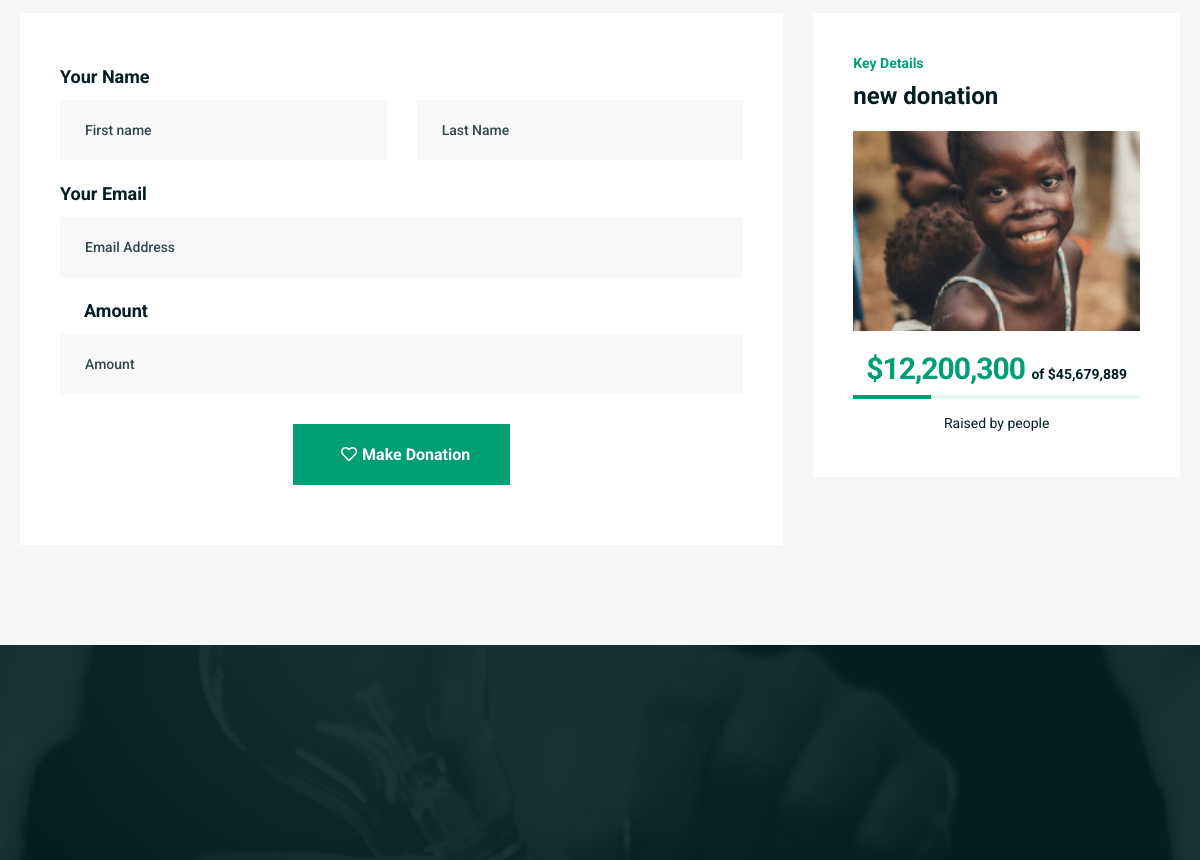
/invest-now/2/ (middle part), run on an earlier commit of the app's database.
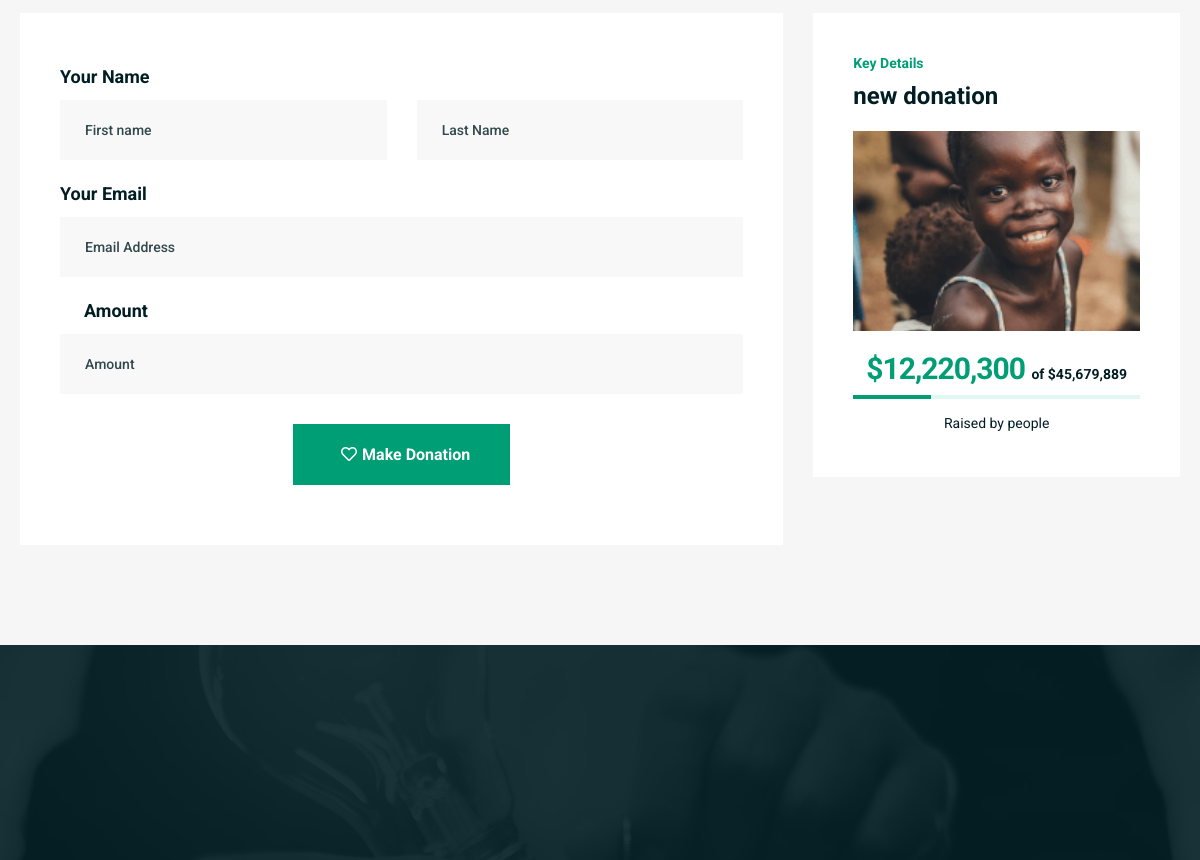
And on a later commit of the database.
### main/models.py (models this page shows, shortened)
class Donation(models.Model):
    image_one = models.FileField(upload_to='account_files/profile_photos/', blank=True, default="none")
    image_three = models.FileField(upload_to='account_files/profile_photos/', blank=True, default="none")
    image_four = models.FileField(upload_to='account_files/profile_photos/', blank=True, default="none")
    title = models.CharField(max_length=50, default="none")
    description = models.TextField(default="none")
    goal = models.CharField(max_length=20, default="none")
    about = models.TextField(default="none")
    summary = models.TextField(default="none")
    challenge = models.TextField(default="none")
    target_one = models.CharField(max_length=1020, default="none")
    target_two = models.CharField(max_length=1020, default="none", null=True)
    target_three = models.CharField(max_length=1020, default="none", null=True)
    target_four = models.CharField(max_length=1020, default="none", null=True)
    target_five = models.CharField(max_length=1020, default="none", null=True)
    target_six = models.CharField(max_length=1020, default="none")
    target_seven = models.CharField(max_length=1020, default="none")
    more_info = models.TextField(default="none")
    image_two = models.FileField(upload_to='account_files/profile_photos/', blank=True, default="none")
    website = models.CharField(max_length=1020, default="none")
    project_type = models.CharField(max_length=1020, default="none")
    location = models.CharField(max_length=1020, default="none")
    app_user = models.ForeignKey(AppUser, on_delete=models.CASCADE)
    image_portriat = models.FileField(upload_to='account_files/profile_photos/', blank=True, default="none")
    amount_donated = models.DecimalField(max_digits=10, decimal_places=2, default=Decimal('0.00'))
    status = models.BooleanField(default=False)
    pub_date = models.DateTimeField(default=timezone.now)
    def percentage_raised(self):
        if self.goal and self.amount_donated:
            goal_amount = Decimal(self.goal)
            return (self.amount_donated / goal_amount) * 100
        return 0

### main/views.py (the view, shortened to what this page needs)
# urls.py: path('invest-now/<int:business_id>/', views.DonateNowView, name='invest_now'),
def DonateNowView(request, business_id):
    donation = get_object_or_404(Donation, id=business_id)
    context = {
        "donation": donation,
    }
    return render(request, "main/donate-now.html", context)

### main/templates/main/donate-now.html (shortened to what this page needs)
{% extends 'main/base.html' %} {% load static humanize %} {% block content %}
<main>
	<section class="inner-donation-area cause-details-area gray-bg pt-130 pb-100">
		<div class="container">
			<div class="row justify-content-center">
				<div class="col-lg-8">
					<div class="inner-donation-wrap">
						<div class="donation-form">
							<form action="" method="POST">
								<div class="form-grp">
									<label for="name">Your Name</label>
									<div class="row">
										<div class="col-md-6">
											<input
												id="name"
												type="text"
												name="name"
												placeholder="First name"
											/>
										</div>
										<div class="col-md-6">
											<input
												type="text"
												placeholder="Last Name"
												name="lastname"
												id="lastname"
											/>
										</div>
									</div>
								</div>
								<div class="form-grp">
									<label for="email">Your Email</label>
									<input
										type="email"
										placeholder="Email Address"
										name="email"
										id="email"
									/>
								</div>
								<div class="form-grp">
									<label for="number"><i class="fal fa-lock"></i>Amount</label>
									<input
										type="number"
										placeholder="Amount"
										id="amount"
										name="amount"
									/>
								</div>
								<div class="donation-btn text-center mt-30">
									<button type="submit" class="btn">
										<i class="far fa-heart"></i>Make Donation
									</button>
								</div>
							</form>
						</div>
					</div>
				</div>
				<div class="col-lg-4 col-md-8 col-sm-10">
					<aside class="donation-sidebar">
						<div class="donation-widget">
							<span>Key Details</span>
							<h2 class="funding-title">{{ donation.title }}</h2>
							<img
								src="{{ donation.image_one.url }}"
								alt=""
								width="100%"
								height="200"
								style="object-fit: cover"
							/>
							<div class="cause-amounts text-center">
								<h2 class="title">
									${{ donation.amount_donated|floatformat:0|intcomma }}
									<span>of ${{ donation.goal|floatformat:0|intcomma }}</span>
								</h2>
								<div class="progress">
									<div
										class="progress-bar"
										role="progressbar"
										style="width:{{ donation.percentage_raised|floatformat:0 }}%"
										aria-valuenow="{{ donation.percentage_raised|floatformat:0 }}"
										aria-valuemin="0"
										aria-valuemax="100"
									></div>
								</div>
								<p>Raised by {{ donation.donators_count }} people</p>
							</div>
						</div>
					</aside>
				</div>
			</div>
		</div>
	</section>
</main>
{% endblock %}

### main/templates/main/base.html (shortened to what this page needs)
{% load static %}
<!DOCTYPE html>
<html class="no-js" lang="">
	<head>
		<link rel="stylesheet" href="{% static 'assets/css/bootstrap.min.css' %}" />
		<link rel="stylesheet" href="{% static 'assets/css/animate.min.css' %}" />
		<link
			rel="stylesheet"
			href="{% static 'assets/css/magnific-popup.css' %}"
		/>
		<link
			rel="stylesheet"
			href="{% static 'assets/css/fontawesome-all.min.css' %}"
		/>
		<link
			rel="stylesheet"
			href="https://cdnjs.cloudflare.com/ajax/libs/font-awesome/5.15.4/css/all.min.css"
		/>
		<link
			rel="stylesheet"
			href="{% static 'assets/css/bootstrap-datepicker.min.css' %}"
		/>
		<link rel="stylesheet" href="{% static 'assets/css/jquery-ui.css' %}" />
		<link rel="stylesheet" href="{% static 'assets/css/flaticon.css' %}" />
		<link rel="stylesheet" href="{% static 'assets/css/odometer.css' %}" />
		<link rel="stylesheet" href="{% static 'assets/css/slick.css' %}" />
		<link rel="stylesheet" href="{% static 'assets/css/default.css' %}" />
		<link rel="stylesheet" href="{% static 'assets/css/style.css' %}" />
		<link rel="stylesheet" href="{% static 'assets/css/responsive.css' %}" />
	</head>
	<body>
		{% block content %} {% endblock %}
		<footer>
			<div class="footer-area">
				<div class="footer-top footer-bg">
				</div>
			</div>
		</footer>
	</body>
</html>

### main/static/assets/css/default.css (style rules this page uses)
.mt-30 { margin-top: 30px; }
.pt-130 { padding-top: 130px; }
.pb-100 { padding-bottom: 100px; }
.gray-bg { background: #f6f6f6; }

### main/static/assets/css/responsive.css (style rules this page uses)
@media (max-width: 1500px) { .container { max-width: 1190px; } }

What changed in the data, as far as the page shows it:
changed Donation "new donation": amount_donated "12,200,300" → "12,220,300"
